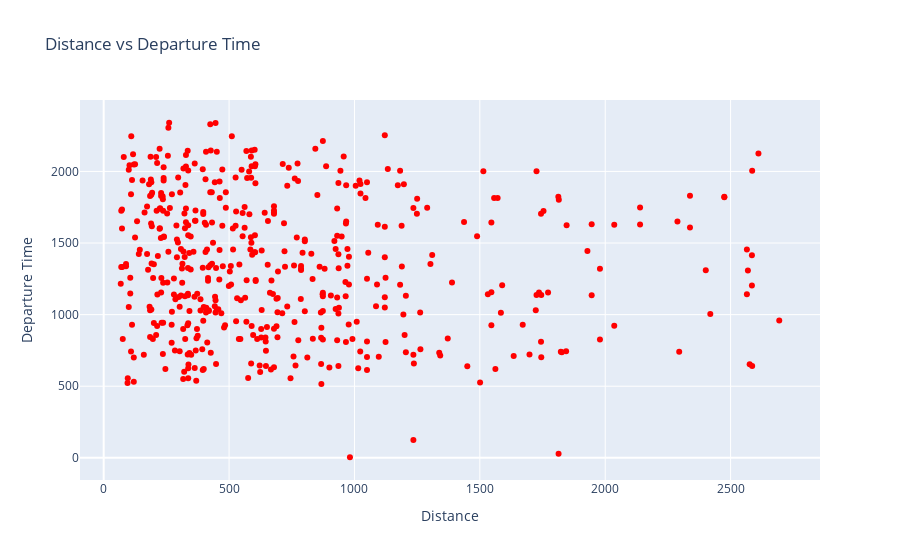

Write notebook code for a chart like this one.
### Markdown cell above
For this illustration, we will we using a scatter plot:

### Code cell
# selecting our data
dis = data['Distance']
dep = data['DepTime'] #2400 format 

# creating empty figure
fig = go.Figure()
# defining our plot
fig.add_trace(go.Scatter(x=dis,
                         y=dep,
                         mode='markers',
                         marker=dict(color='red')))
# setting titles
fig.update_layout(title='Distance vs Departure Time',
                 xaxis_title='Distance',
                 yaxis_title='Departure Time')
fig.show()

### Figure 1 — Plotly figure (JSON) as saved in the notebook; plotly's stock layout.template omitted (floating-point values rounded to 4 significant figures; data arrays with more than 128 entries replaced by an {"elided": "..."} marker saying what was removed)
{"data": [{"marker": {"color": "red"}, "mode": "markers", "type": "scatter", "x": {"elided": "500 int values"}, "y": {"elided": "500 int values"}}], "layout": {"autosize": true, "title": {"text": "Distance vs Departure Time"}, "xaxis": {"autorange": true, "range": [-107.7, 2870.0], "title": {"text": "Distance"}, "type": "linear"}, "yaxis": {"autorange": true, "range": [-188.8, 2533.0], "title": {"text": "Departure Time"}, "type": "linear"}}}
